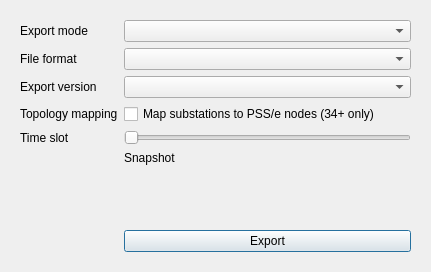
<?xml version="1.0" encoding="UTF-8"?>
<ui version="4.0">
 <class>PsseExportDialog</class>
 <widget class="QDialog" name="PsseExportDialog">
 <property name="geometry">
   <rect>
    <x>0</x>
    <y>0</y>
    <width>431</width>
    <height>272</height>
   </rect>
  </property>
  <property name="windowTitle">
   <string>PSS/e Export</string>
  </property>
  <layout class="QVBoxLayout" name="verticalLayout_2">
   <item>
    <widget class="QFrame" name="frame_77">
     <property name="minimumSize">
      <size>
       <width>300</width>
       <height>0</height>
      </size>
     </property>
     <property name="frameShape">
      <enum>QFrame::Shape::NoFrame</enum>
     </property>
     <property name="frameShadow">
      <enum>QFrame::Shadow::Raised</enum>
     </property>
     <layout class="QFormLayout" name="formLayout">
      <item row="0" column="0">
       <widget class="QLabel" name="label_export_mode">
        <property name="text">
         <string>Export mode</string>
        </property>
       </widget>
      </item>
      <item row="0" column="1">
       <widget class="QComboBox" name="psse_export_mode_comboBox"/>
      </item>
      <item row="1" column="0">
       <widget class="QLabel" name="label_file_format">
        <property name="text">
         <string>File format</string>
        </property>
       </widget>
      </item>
      <item row="1" column="1">
       <widget class="QComboBox" name="psse_file_format_comboBox"/>
      </item>
      <item row="2" column="0">
       <widget class="QLabel" name="label_112">
        <property name="text">
         <string>Export version</string>
        </property>
       </widget>
      </item>
      <item row="2" column="1">
       <widget class="QComboBox" name="raw_export_version_comboBox"/>
      </item>
      <item row="3" column="0">
       <widget class="QLabel" name="label_topology_mapping">
        <property name="text">
         <string>Topology mapping</string>
        </property>
       </widget>
      </item>
      <item row="3" column="1">
       <widget class="QCheckBox" name="node_breaker_checkbox">
        <property name="text">
         <string>Map substations to PSS/e nodes (34+ only)</string>
        </property>
       </widget>
      </item>
      <item row="4" column="0">
       <widget class="QLabel" name="label_time_slot">
        <property name="text">
         <string>Time slot</string>
        </property>
       </widget>
      </item>
      <item row="4" column="1">
       <widget class="QSlider" name="time_slot_slider">
        <property name="minimum">
         <number>-1</number>
        </property>
        <property name="maximum">
         <number>-1</number>
        </property>
        <property name="orientation">
         <enum>Qt::Orientation::Horizontal</enum>
        </property>
       </widget>
      </item>
      <item row="5" column="1">
       <widget class="QLabel" name="time_slot_label">
        <property name="text">
         <string>Snapshot</string>
        </property>
       </widget>
      </item>
      <item row="7" column="1">
       <widget class="QPushButton" name="exportButton">
        <property name="text">
         <string>Export</string>
        </property>
       </widget>
      </item>
      <item row="6" column="1">
       <spacer name="verticalSpacer">
        <property name="orientation">
         <enum>Qt::Orientation::Vertical</enum>
        </property>
        <property name="sizeHint" stdset="0">
         <size>
          <width>20</width>
          <height>40</height>
         </size>
        </property>
       </spacer>
      </item>
     </layout>
    </widget>
   </item>
  </layout>
 </widget>
 <resources>
  <include location="../Icons/icons.qrc"/>
  <include location="../Icons/icons.qrc"/>
  <include location="../../../../../../../.designer/Icons/icons.qrc"/>
 </resources>
 <connections/>
</ui>
